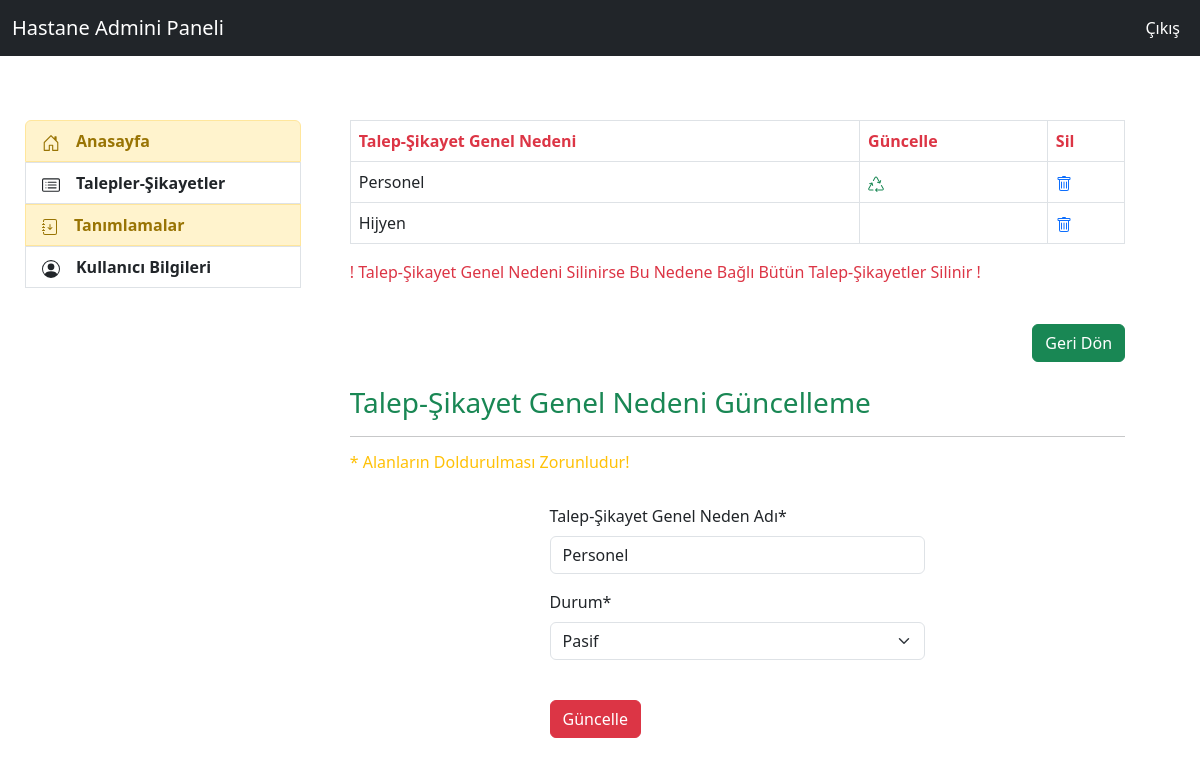
Screenshot of /feedbacks/feedback_source_update/1 (signed in) with the database file from the repository.
### feedback/models.py (models this page shows)
class FeedbackSource(models.Model):
    idcompany= models.ForeignKey(Company,on_delete=models.CASCADE,verbose_name="f_source_company")
    name = models.CharField(max_length=35,verbose_name="Talep-Şikayet Genel Neden Adı")
    status = models.CharField(max_length=6,verbose_name="Durum",choices=status_choices)
    def __str__(self):
        return self.name

### feedback/views.py (the view, shortened to what this page needs)
# urls.py: path('feedback_source_update/<int:id>',views.feedback_source_update,name="feedback_source_update"),
@login_required(login_url="user:login")
def feedback_source_update(request,id):
    k_user = request.user
    d_user = UserAddProfile.objects.filter(user=k_user).first()
    company_id = d_user.user_company
    source_all = FeedbackSource.objects.filter(idcompany=company_id)
    source = FeedbackSource.objects.get(id=id)
    form_source = FeedbackSourceForm(request.POST or None,instance=source)
    context={
        "form_source":form_source,
        "source_all":source_all,
        "id":id
    }
    return render(request,"admin/feedback_source_update.html",context)

### feedback/forms.py
class FeedbackSourceForm(ModelForm):
    class Meta:
        model = FeedbackSource
        fields= ["name","status"]

### templates/admin/feedback_source_update.html (shortened to what this page needs)
{% extends "admin/layout.html" %}
{% block content %}
{% load crispy_forms_tags %}
{% if source_all %}
            <table class="table table-bordered">
            <thead>
                <tr>
                    <th scope="col" class="text-danger">Talep-Şikayet Genel Nedeni</th>
                    <th scope="col" class="text-danger">Güncelle</th>
                    <th scope="col" class="text-danger">Sil</th>
                </tr>
            </thead>
            <tbody>
                {% for source in source_all %}
                        <tr>
                            <td>{{source}}</td>
                            {% if source.id == id %}
                                <td><a class="text-success" href="{% url 'feedback:feedback_source_update' source.id %}">
                                </a></td>
                            {% else %}
                                <td></td>
                            {% endif %}
                            <td><a href="{% url 'feedback:feedback_source_delete' source.id %}">
                            </a></td>
                        </tr>
                {% endfor %}
            </tbody>
            </table>
            <p class="text-danger">! Talep-Şikayet Genel Nedeni Silinirse Bu Nedene Bağlı Bütün Talep-Şikayetler Silinir !</p>
            <br>
            <div class="d-flex justify-content-end ">
                <a class="btn btn-success" href="{% url 'feedback:feedback_source' %}">Geri Dön</a>
            </div><br>
            <h3 class="text-success">Talep-Şikayet Genel Nedeni Güncelleme</h3>
            <hr>
            <h6 class="text-warning" >* Alanların Doldurulması Zorunludur!</h6><br>
            <div class="row">
                <div class = "col-md-6 offset-md-3">
                    <form method="POST" >
                        {{form_source|crispy}}
                        <br>
                        <button type="submit" class="btn btn-danger">Güncelle</button>
                    </form>
                </div>
            </div>
{% endif %}
{% endblock content %}

### rows the page displays
FeedbackSource: name "Personel", status "Pasif"
FeedbackSource: name "Hijyen"
